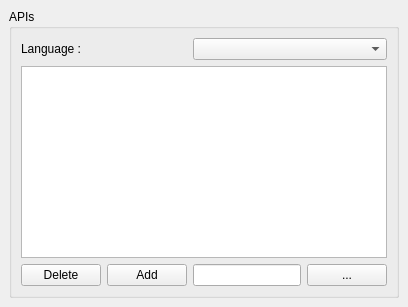
     <widget class="QWidget" name="pSourceAPIs" >
      <layout class="QVBoxLayout" >
       <property name="margin" >
        <number>9</number>
       </property>
       <property name="spacing" >
        <number>6</number>
       </property>
       <item>
        <widget class="QGroupBox" name="gbSourceAPIs" >
         <property name="title" >
          <string>APIs</string>
         </property>
         <layout class="QGridLayout" >
          <property name="margin" >
           <number>9</number>
          </property>
          <property name="spacing" >
           <number>6</number>
          </property>
          <item row="1" column="0" colspan="4" >
           <widget class="QListWidget" name="lwSourceAPIs" >
            <property name="statusTip" >
             <string>List of API files</string>
            </property>
           </widget>
          </item>
          <item row="2" column="1" >
           <widget class="QPushButton" name="pbSourceAPIsAdd" >
            <property name="text" >
             <string>Add</string>
            </property>
           </widget>
          </item>
          <item row="2" column="2" >
           <widget class="QLineEdit" name="leSourceAPIs" />
          </item>
          <item row="2" column="3" >
           <widget class="QPushButton" name="pbSourceAPIsBrowse" >
            <property name="text" >
             <string>...</string>
            </property>
           </widget>
          </item>
          <item row="2" column="0" >
           <widget class="QPushButton" name="pbSourceAPIsDelete" >
            <property name="text" >
             <string>Delete</string>
            </property>
           </widget>
          </item>
          <item row="0" column="0" colspan="2" >
           <widget class="QLabel" name="lSourceAPIsLanguage" >
            <property name="text" >
             <string>Language :</string>
            </property>
           </widget>
          </item>
          <item row="0" column="2" colspan="2" >
           <widget class="QComboBox" name="cbSourceAPIsLanguages" >
            <property name="toolTip" >
             <string>Select language to be configured.</string>
            </property>
           </widget>
          </item>
         </layout>
        </widget>
       </item>
      </layout>
     </widget>
